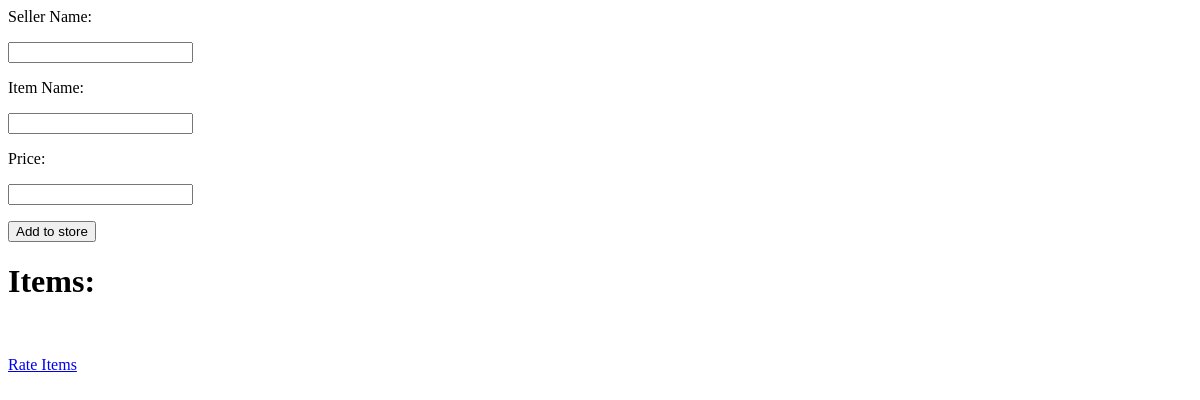
/items, run on an earlier commit of the app's database.
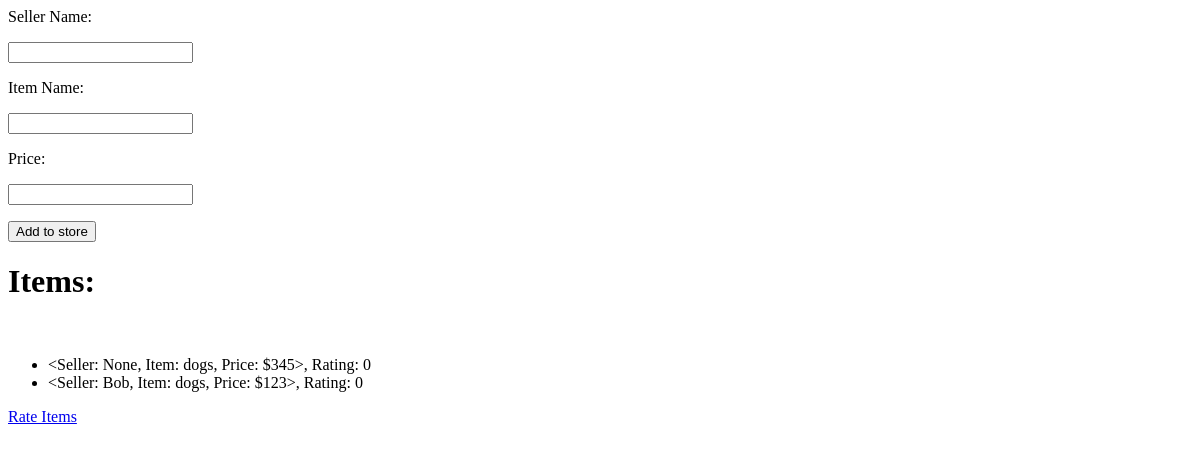
And on a later commit of the database.
### app/models.py (models this page shows, shortened)
class Item(db.Model):
    id = db.Column(db.Integer, primary_key=True)
    itemname = db.Column(db.String(256))
    seller = db.Column(db.String(64), db.ForeignKey('user.username'))
    price = db.Column(db.Integer)
    rating = db.Column(db.Integer)
    numberofratings = db.Column(db.Integer)
    sumofratings = db.Column(db.Integer)
    def __repr__(self):
        return f'''<Seller: {self.seller}, Item: {self.itemname},
                    Price: ${self.price}>, Rating: {self.rating}'''

### app/routes.py (the view, shortened to what this page needs)
@myapp_obj.route('/items', methods=['GET', 'POST'])
def addItem():
    db.create_all()
    return render_template('itemspage.html', items=Item.query.all())

### app/templates/itemspage.html
<html>
	<head>
	</head>
	<body>
		<form action="#" method="post">
			<p>Seller Name:</p>
			<p><input type="text" name="seller" /></p>
			<p>Item Name:</p>
			<p><input type="text" name="item" /></p>
			<p>Price:</p>
			<p><input type="number" name="price" /></p>
			<p><input type="submit" name="add_to_store" value="Add to store" /></p>
		</form>
		<h1> Items: </h1>
		<br>
		<ul>
		{% for item in items %}
		<li>{{ item }}</li>
		{% endfor %}
		</ul>
		<a href="{{url_for('rateItem')}}">Rate Items</a>
	<body>
</html>

What changed in the data, as far as the page shows it:
added Item: seller+itemname+price "<Seller: None, Item: dogs, Price: $345>, Rating: 0"
added Item: seller+itemname+price "<Seller: Bob, Item: dogs, Price: $123>, Rating: 0"
